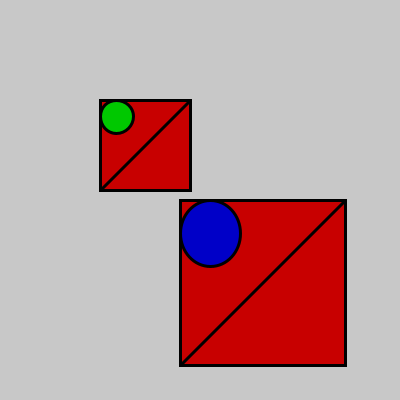
Frame 1 (no input)
Frame 2 (the mouse pressed at the canvas centre, redrawn once): identical to frame 1, image omitted

The Processing sketch that drew this single still picture (run headless with seeded random() and noise(); the mouse was pressed at the canvas centre and the sketch redrawn once):

// Processing sketch: processing_140723
// ── processing_140723.pde

color c1, c2, c3; 
float x, y, s;

void setup( ) 
{ 
 size( 400, 400 ); 
 c1 = color( 200, 0, 0 ); // red 
 c2 = color( 0, 200, 0 ); // green 
 c3 = color( 0, 0, 200 ); // blue 
 strokeWeight( 3 ); 
 ellipseMode( CORNER ); 
} 
 
void draw( ) 
{ 
 background( 200 ); 
 design( 100, 100, 90, c1, c2 ); // smaller design 
 design( 180, 200, 165, c1, c3 ); // larger design 
 noLoop( ); 
} 
 
void design(float x, float y, float s, color c1, color c2)
{
  fill(c1);
  rect (x, y, s, s);
  line(x+s,y, x, y+s);
  fill(c2);
  ellipse(x, y, x/3, y/3);
}
